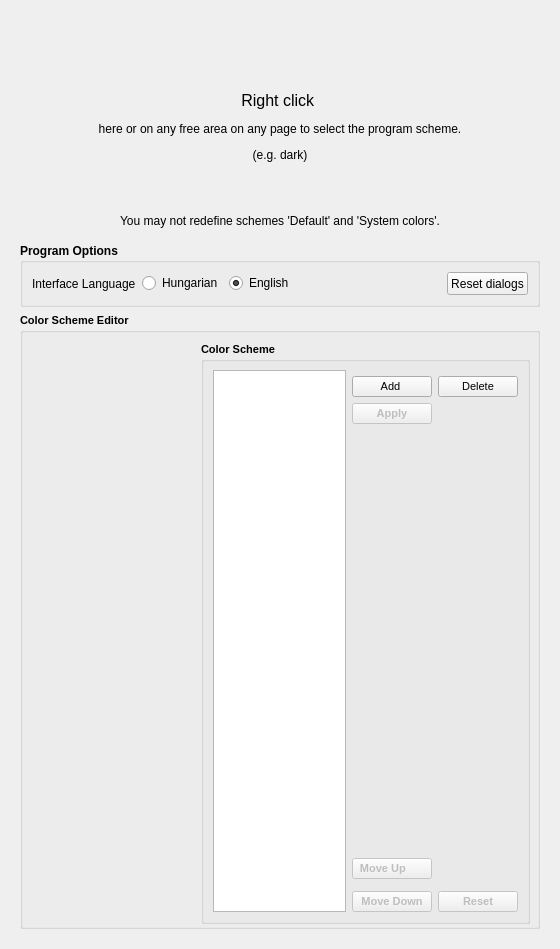
      <widget class="QWidget" name="tabOptions">
       <attribute name="title">
        <string>&amp;Options</string>
       </attribute>
       <layout class="QVBoxLayout" name="verticalLayout_4" stretch="1,5">
        <item>
         <widget class="QLabel" name="lblOptionsHelp">
          <property name="text">
           <string>&lt;html&gt;&lt;head/&gt;&lt;body&gt;&lt;p&gt;&lt;br/&gt;&lt;/p&gt;&lt;p&gt;&lt;br/&gt;&lt;/p&gt;&lt;p align=&quot;center&quot;&gt;&lt;span style=&quot; font-size:12pt;&quot;&gt;Right click &lt;/span&gt;&lt;/p&gt;&lt;p align=&quot;center&quot;&gt;here or on any free area on any page to select the program scheme.&lt;/p&gt;&lt;p align=&quot;center&quot;&gt;(e.g. dark)&lt;/p&gt;&lt;p align=&quot;center&quot;&gt;&lt;br/&gt;&lt;/p&gt;&lt;p align=&quot;center&quot;&gt;You may not redefine schemes 'Default' and 'System colors'.&lt;/p&gt;&lt;/body&gt;&lt;/html&gt;</string>
          </property>
         </widget>
        </item>
        <item>
         <widget class="QWidget" name="widget_11" native="true">
          <layout class="QVBoxLayout" name="verticalLayout_14">
           <item>
            <widget class="QGroupBox" name="groupBox">
             <property name="minimumSize">
              <size>
               <width>0</width>
               <height>60</height>
              </size>
             </property>
             <property name="font">
              <font>
               <family>Arial</family>
               <weight>75</weight>
               <bold>true</bold>
              </font>
             </property>
             <property name="title">
              <string>Program Options</string>
             </property>
             <layout class="QHBoxLayout" name="horizontalLayout_23">
              <item>
               <widget class="QLabel" name="label_79">
                <property name="font">
                 <font>
                  <family>Arial</family>
                  <weight>50</weight>
                  <bold>false</bold>
                 </font>
                </property>
                <property name="text">
                 <string>Interface Language</string>
                </property>
               </widget>
              </item>
              <item>
               <widget class="QRadioButton" name="rbMagyar">
                <property name="font">
                 <font>
                  <family>Arial</family>
                  <weight>50</weight>
                  <bold>false</bold>
                 </font>
                </property>
                <property name="text">
                 <string>Hungarian</string>
                </property>
               </widget>
              </item>
              <item>
               <widget class="QRadioButton" name="rbEnglish">
                <property name="minimumSize">
                 <size>
                  <width>0</width>
                  <height>0</height>
                 </size>
                </property>
                <property name="font">
                 <font>
                  <family>Arial</family>
                  <weight>50</weight>
                  <bold>false</bold>
                 </font>
                </property>
                <property name="text">
                 <string>English</string>
                </property>
                <property name="checked">
                 <bool>true</bool>
                </property>
               </widget>
              </item>
              <item>
               <spacer name="horizontalSpacer_17">
                <property name="orientation">
                 <enum>Qt::Horizontal</enum>
                </property>
                <property name="sizeHint" stdset="0">
                 <size>
                  <width>40</width>
                  <height>20</height>
                 </size>
                </property>
               </spacer>
              </item>
              <item>
               <widget class="QPushButton" name="btnResetDialogs">
                <property name="minimumSize">
                 <size>
                  <width>0</width>
                  <height>23</height>
                 </size>
                </property>
                <property name="font">
                 <font>
                  <family>Arial</family>
                  <weight>50</weight>
                  <bold>false</bold>
                 </font>
                </property>
                <property name="toolTip">
                 <string>Press this button to clear your saved choices in dialoges.</string>
                </property>
                <property name="text">
                 <string>Reset dialogs</string>
                </property>
               </widget>
              </item>
             </layout>
            </widget>
           </item>
           <item>
            <widget class="QGroupBox" name="gbColorScheme">
             <property name="font">
              <font>
               <family>Arial</family>
               <pointsize>8</pointsize>
               <weight>75</weight>
               <bold>true</bold>
              </font>
             </property>
             <property name="title">
              <string>Color Scheme Editor</string>
             </property>
             <layout class="QVBoxLayout" name="verticalLayout_16" stretch="10">
              <property name="spacing">
               <number>2</number>
              </property>
              <property name="leftMargin">
               <number>6</number>
              </property>
              <property name="rightMargin">
               <number>6</number>
              </property>
              <property name="bottomMargin">
               <number>1</number>
              </property>
              <item>
               <widget class="QWidget" name="widget_14" native="true">
                <layout class="QHBoxLayout" name="horizontalLayout_18" stretch="1,2">
                 <property name="leftMargin">
                  <number>1</number>
                 </property>
                 <property name="topMargin">
                  <number>1</number>
                 </property>
                 <property name="rightMargin">
                  <number>1</number>
                 </property>
                 <property name="bottomMargin">
                  <number>1</number>
                 </property>
                 <item>
                  <widget class="QWidget" name="pnlColorScheme" native="true">
                   <property name="maximumSize">
                    <size>
                     <width>16777215</width>
                     <height>550</height>
                    </size>
                   </property>
                   <layout class="QFormLayout" name="formLayout_4">
                    <item row="0" column="0">
                     <widget class="QLabel" name="label_49">
                      <property name="maximumSize">
                       <size>
                        <width>16777215</width>
                        <height>3</height>
                       </size>
                      </property>
                      <property name="font">
                       <font>
                        <family>Arial</family>
                        <pointsize>12</pointsize>
                        <weight>50</weight>
                        <bold>false</bold>
                       </font>
                      </property>
                      <property name="text">
                       <string/>
                      </property>
                     </widget>
                    </item>
                    <item row="0" column="1">
                     <widget class="QLabel" name="label_72">
                      <property name="maximumSize">
                       <size>
                        <width>16777215</width>
                        <height>3</height>
                       </size>
                      </property>
                      <property name="font">
                       <font>
                        <family>Arial</family>
                        <pointsize>12</pointsize>
                        <weight>50</weight>
                        <bold>false</bold>
                       </font>
                      </property>
                      <property name="text">
                       <string/>
                      </property>
                     </widget>
                    </item>
                   </layout>
                  </widget>
                 </item>
                 <item>
                  <widget class="QGroupBox" name="pnlSchemeEmulator">
                   <property name="title">
                    <string>Color Scheme</string>
                   </property>
                   <layout class="QGridLayout" name="gridLayout_22">
                    <item row="4" column="1">
                     <spacer name="verticalSpacer_7">
                      <property name="orientation">
                       <enum>Qt::Vertical</enum>
                      </property>
                      <property name="sizeHint" stdset="0">
                       <size>
                        <width>20</width>
                        <height>422</height>
                       </size>
                      </property>
                     </spacer>
                    </item>
                    <item row="2" column="3">
                     <widget class="QToolButton" name="btnDeleteColorScheme">
                      <property name="enabled">
                       <bool>true</bool>
                      </property>
                      <property name="sizePolicy">
                       <sizepolicy hsizetype="Preferred" vsizetype="Preferred">
                        <horstretch>0</horstretch>
                        <verstretch>0</verstretch>
                       </sizepolicy>
                      </property>
                      <property name="font">
                       <font>
                        <family>Arial</family>
                        <pointsize>8</pointsize>
                        <weight>50</weight>
                        <bold>false</bold>
                       </font>
                      </property>
                      <property name="text">
                       <string>Delete</string>
                      </property>
                      <property name="icon">
                       <iconset resource="falcong.qrc">
                        <normaloff>:/icons/Resources/delete.png</normaloff>:/icons/Resources/delete.png</iconset>
                      </property>
                      <property name="toolButtonStyle">
                       <enum>Qt::ToolButtonTextBesideIcon</enum>
                      </property>
                     </widget>
                    </item>
                    <item row="1" column="0" rowspan="7">
                     <widget class="QListWidget" name="lwColorScheme"/>
                    </item>
                    <item row="2" column="1">
                     <widget class="QPushButton" name="btnAddAndGenerateColorScheme">
                      <property name="font">
                       <font>
                        <family>Arial</family>
                        <pointsize>8</pointsize>
                        <weight>50</weight>
                        <bold>false</bold>
                       </font>
                      </property>
                      <property name="text">
                       <string>Add </string>
                      </property>
                     </widget>
                    </item>
                    <item row="3" column="1">
                     <widget class="QPushButton" name="btnApplyColorScheme">
                      <property name="enabled">
                       <bool>false</bool>
                      </property>
                      <property name="font">
                       <font>
                        <family>Arial</family>
                        <pointsize>8</pointsize>
                        <weight>75</weight>
                        <bold>true</bold>
                       </font>
                      </property>
                      <property name="text">
                       <string>Apply</string>
                      </property>
                     </widget>
                    </item>
                    <item row="7" column="3">
                     <widget class="QPushButton" name="btnResetColorScheme">
                      <property name="enabled">
                       <bool>false</bool>
                      </property>
                      <property name="font">
                       <font>
                        <family>Arial</family>
                        <pointsize>8</pointsize>
                        <weight>75</weight>
                        <bold>true</bold>
                       </font>
                      </property>
                      <property name="text">
                       <string>Reset</string>
                      </property>
                     </widget>
                    </item>
                    <item row="5" column="1">
                     <widget class="QPushButton" name="btnMoveSchemeUp">
                      <property name="enabled">
                       <bool>false</bool>
                      </property>
                      <property name="font">
                       <font>
                        <family>Arial</family>
                        <pointsize>8</pointsize>
                        <weight>75</weight>
                        <bold>true</bold>
                       </font>
                      </property>
                      <property name="text">
                       <string>Move Up      </string>
                      </property>
                      <property name="icon">
                       <iconset resource="falcong.qrc">
                        <normaloff>:/icons/Resources/moveup-icon.png</normaloff>:/icons/Resources/moveup-icon.png</iconset>
                      </property>
                     </widget>
                    </item>
                    <item row="7" column="1">
                     <widget class="QPushButton" name="btnMoveSchemeDown">
                      <property name="enabled">
                       <bool>false</bool>
                      </property>
                      <property name="font">
                       <font>
                        <family>Arial</family>
                        <pointsize>8</pointsize>
                        <weight>75</weight>
                        <bold>true</bold>
                       </font>
                      </property>
                      <property name="text">
                       <string>Move Down</string>
                      </property>
                      <property name="icon">
                       <iconset resource="falcong.qrc">
                        <normaloff>:/icons/Resources/movedown-icon.png</normaloff>:/icons/Resources/movedown-icon.png</iconset>
                      </property>
                     </widget>
                    </item>
                   </layout>
                  </widget>
                 </item>
                </layout>
               </widget>
              </item>
             </layout>
            </widget>
           </item>
          </layout>
         </widget>
        </item>
       </layout>
      </widget>
